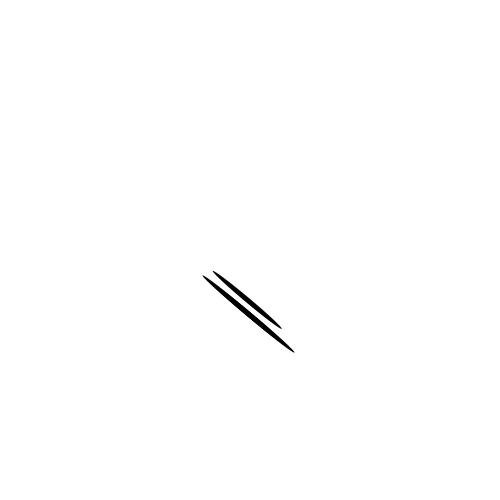
Frame 1 (no input)
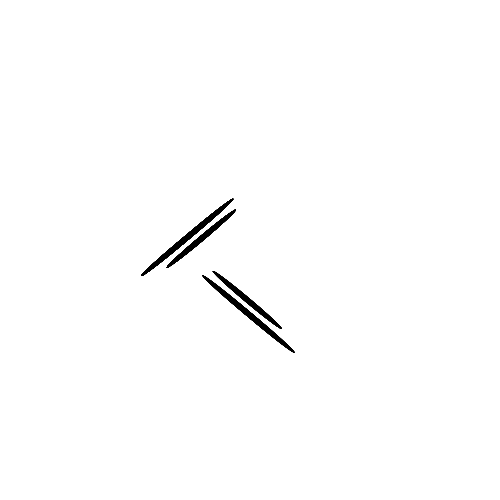
Frame 60 (the mouse pressed at the canvas centre just before this capture)
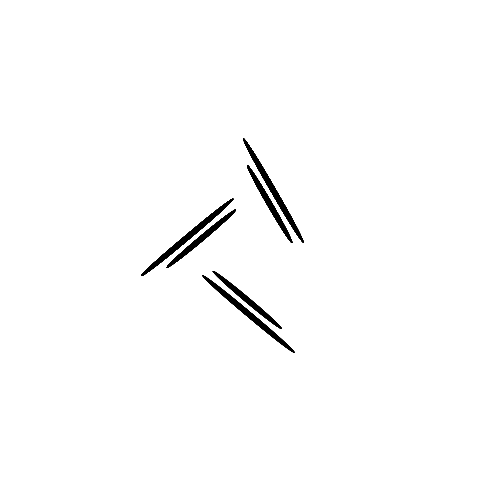
Frame 120 (the mouse held since frame 60 and released just before this capture)

The Processing sketch that drew these frames (run headless with seeded random() and noise(); from frame 60 on, the mouse is pressed at the canvas centre):

// Processing sketch: processing_168709
// ── processing_168709.pde

void setup()
{
  size(500,500);
  background(255);
  fill(0);
  noStroke();
  translate(250,250);
  
}

void draw()
{
  translate(width/2, height/2);
  
  rotate(radians(second())*100.0);
  ellipseMode(CENTER);
  ellipse(50,50,100,5);
  ellipse(40,50,100,5);
  ellipse(30,50,100,5);
  ellipse(30,40,90,5);
  
}
  
  

  
